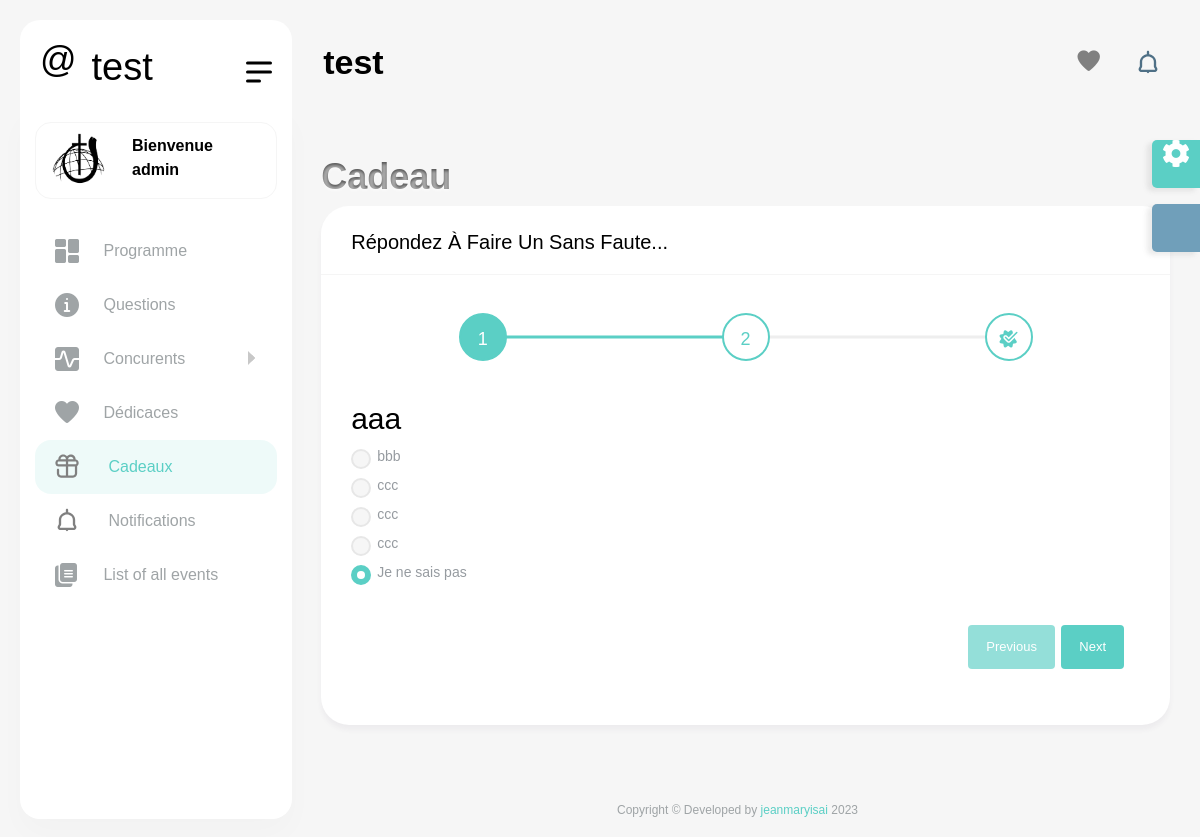
Screenshot of /cadeau (signed in) with the database file from the repository.
### core/models.py (models this page shows, shortened)
class CustomEvent(models.Model):
    titre= models.CharField(max_length=50)
    date= models.DateTimeField()
    location=models.CharField(max_length=300)
    is_concour=models.BooleanField(default=True)
    isActive=models.BooleanField()
    mc=models.CharField(max_length=50, default='Sara Casseus')

class cadeau_quesion(models.Model):
    cadeau=models.ForeignKey(cadeau,on_delete=models.CASCADE,related_name='qsts')
    libelle=models.TextField()
    reponse_true=models.TextField()
    reponse_fake_1=models.TextField()
    reponse_fake_2=models.TextField()
    reponse_fake_3=models.TextField()
    event= models.ForeignKey(CustomEvent,on_delete=models.SET_NULL,null=True,blank=True)
    @property
    def list_reponse(self):
        y=[self.reponse_fake_3,self.reponse_fake_2,self.reponse_fake_1,self.reponse_true]
        random.shuffle(y)
        return y

### core/views.py (the view, shortened to what this page needs)
# urls.py: path('cadeau',Cadeau,name='cadeau'),
@login_required
def Cadeau(request):
    try:
        c=cadeau.objects.filter(event=gap()).get(show=True)
    except:
        return render(request,'empty_cadeau.html')
    questions=cadeau_quesion.objects.filter(event=gap()).filter(cadeau=c)
    context={
    'cadeau': c,
    'questions': questions,
        }
    return render(request,'wizard.html',context)

### core/context_processors.py (called while the page is built)
def cart(request):
    concurents= Concurent.objects.all()
    dedicaces= Dedicace.objects.filter(show=True,event=True).order_by('-date')[:5]
    notification=Notification.objects.all().order_by('-date')[:5]
    context={'concurents':concurents
    ,
    'dedicaces':dedicaces,
    'notifications':notification,
    'event':CustomEvent.objects.get(isActive=True)
    }
    return context

### core/models.py (called while the page is built)
    @property
    def isTeam(self):
        if self.members.count()>1:
            return True
        else:
            return False

    @property
    def vraiNom(self):
        if self.isTeam:
            return self.nom
        else:
            return self.members.all().first.__str__

### core/views.py (called while the page is built)
def gap():
        qq=CustomEvent.objects.get(isActive=True)
        return qq

### templates/wizard.html (shortened to what this page needs)
{% extends 'base.html' %}
{% load static %}
{% block css %}
<link href="{% static 'vendor/jquery-smartwizard/dist/css/smart_wizard.min.css' %}" rel="stylesheet">
{% endblock %}
{% block 'body' %}
<h1 style="  background-color: #565656;
                        color: transparent;
                        text-shadow: 0px 2px 3px rgba(255,255,255,0.5);
                        -webkit-background-clip: text;
                           -moz-background-clip: text;
                                background-clip: text;font-weight: 900;"> Cadeau
                </h1>
                    <div class="col-xl-12 col-xxl-12">
                        <div class="card">
                            <div class="card-header">
                                <h4 class="card-title">R&eacute;pondez &agrave; faire un sans faute...</h4>
                            </div>
                            <div class="card-body">
								<div id="smartwizard" class="form-wizard order-create">
									<ul class="nav nav-wizard">
										{% for x in questions %}
										<li><a class="nav-link" href="#section-{{forloop.counter}}">
											<span>{{forloop.counter}}</span>
										</a></li>
										{% endfor %}
										<li><a class="nav-link" href="#submit">
											<span><i class="flaticon-013-checkmark"></i></span>
										</a></li>
									</ul>
									<form action='' method="POST" >
									<div class="tab-content">
										{% for x in questions %}
										<div id="section-{{forloop.counter}}" class="tab-pane" role="tabpanel">
											<div class="row">
												<div class="col-lg-12 mb-2">
													<h2>{{ x.libelle }}</h2>
													<div class="mb-3">
														{% for y in x.list_reponse %}
														<div class="form-check">
                                                        	<input class="form-check-input" type="radio" name="reponse-{{x.id}}" value="{{y}}" checked='False'>
                                                        	<label class="form-check-label">
                                                            	{{y}}
                                                        	</label>
                                                    	</div>
                                                    	{% endfor %}
                                                    	<div class="form-check">
                                                        	<input class="form-check-input" type="radio" name="reponse-{{x.id}}" value="0" checked='False'>
                                                        	<label class="form-check-label">
                                                            	Je ne sais pas
                                                        	</label>
                                                    	</div>
                                                    </div>
												</div>
											</div>
										</div>
										{%endfor%}
									</div>
									</form>
								</div>
                            </div>
                        </div>
                    </div>
 {% endblock %}

### templates/base.html (shortened to what this page needs)
 {% load static %}
<!DOCTYPE html>
<html lang="en">
<head>
    <link href="{% static 'vendor/jquery-nice-select/css/nice-select.css' %}" rel="stylesheet">
    <link rel="stylesheet" href="{% static 'vendor/nouislider/nouislider.min.css' %}"> {% block css %}{% endblock %}
    <link rel="stylesheet" href="{% static 'vendor/sweetalert2/dist/sweetalert2.min.css' %}">
    <link href="{% static 'css/style.css' %}" rel="stylesheet">
</head>
<body style="background-image: url(static/images/pattern/pattern6i.png)">
    <div id="main-wrapper">
        <div class="nav-header">
            <a href="{% url 'home' %}" class="brand-logo">
                <h1 class="logo-abbr" width="53" height="53" viewbox="0 0 53 53">@</h1>
                <h2 class="brand-title" width="124px" height="33px">{{event.titre}}</h2>
            </a>
            <div class="nav-control">
                <div class="hamburger">
                    <span class="line"></span><span class="line"></span><span class="line"></span>
                </div>
            </div>
        </div>
        <div class="header">
            <div class="header-content">
                <nav class="navbar navbar-expand">
                    <div class="collapse navbar-collapse justify-content-between">
                        <div class="header-left">
                            <div class="dashboard_bar">
                                {{ event.titre }}
                            </div>
                        </div>
                        <ul class="navbar-nav header-right">
                            <li class="nav-item dropdown notification_dropdown">
                                <a class="nav-link  ai-icon" href="javascript:void(0);" role="button" data-bs-toggle="dropdown">
                                    <i class="flaticon-045-heart" style="color:gray;font-size:1.4rem"></i>
                                </a>
                            </li>
                            <li class="nav-item dropdown notification_dropdown">
                                <a class="nav-link" href="javascript:void(0);" data-bs-toggle="dropdown">
                                </a>
                            </li>
                        </ul>
                    </div>
                </nav>
            </div>
        </div>
        <div class="dlabnav">
            <div class="dlabnav-scroll">
                <ul class="metismenu" id="menu">
                    <li class="dropdown header-profile">
                        <a class="nav-link" href="javascript:void(0);" role="button" data-bs-toggle="dropdown">
                            <img src="{% static 'images/profile/pic1.jpg' %}" width="20" alt="">
                            <div class="header-info ms-3">
                                <span class="font-w600 " >{% if request.user.is_authenticated %} Bienvenue {{request.user.username}}{% else %}<span class="bg-primary badge badge-sm">Annonyme</span>{% endif %}</span>
                            </div>
                        </a>
                    </li>
                    <li>
                        <a class=" ai-icon" href="{% url 'programme' %}" aria-expanded="false">
                            <i class="flaticon-025-dashboard"></i>
                            <span class="nav-text">Programme</span>
                        </a>
                    </li>
                    <li>
                        <a class="ai-icon" href="{% url 'questions' %}" aria-expanded="false">
                            <i class="flaticon-050-info"></i>
                            <span class="nav-text">Questions</span>
                        </a>
                    </li>
                    <li>
                        <a class="has-arrow ai-icon" href="javascript:void()" aria-expanded="false">
                            <i class="flaticon-041-graph"></i>
                            <span class="nav-text">Concurents</span>
                        </a>
                    </li>
                    <li>
                        <a href="{% url 'dedicaces' %}" class="ai-icon" aria-expanded="false">
                            <i class="flaticon-045-heart"></i>
                            <span class="nav-text">D&eacute;dicaces</span>
                        </a>
                    </li>
                    <li>
                        <a class="ai-icon" href="{% url 'cadeau' %}" aria-expanded="false">
                            <i class=""> </i>
                            <span class="nav-text">Cadeaux</span>
                        </a>
                    </li>
                    <li>
                        <a class=" ai-icon" href="{% url 'notifications' %}" aria-expanded="false">
                            <i class="">
                                </i>
                            <span class="nav-text">Notifications</span>
                        </a>
                    </li>
                    <li>
                        <a class=" ai-icon" href="{% url 'events' %}" aria-expanded="false">
                            <i class="flaticon-022-copy"></i>
                            <span class="nav-text">List of all events</span>
                        </a>
                    </li>
                </ul>
            </div>
        </div>
        <div class="content-body">
            <div class="container-fluid">
                <div class="row">
                     {% block 'body' %} {% endblock %}
                </div>
            </div>
        </div>
        <div class="footer">
            <div class="copyright">
                <p>Copyright © Developed by <a href="https://jeanmaryisai.online/" target="_blank">jeanmaryisai</a> 2023</p>
            </div>
        </div>
    </div>
</body>
</html>

### rows the page displays
CustomEvent: titre "test"
cadeau_quesion: libelle "aaa", list_reponse "bbb" "ccc" "ccc" "ccc"

### other values shown
{{ request.user.username }} "admin"
